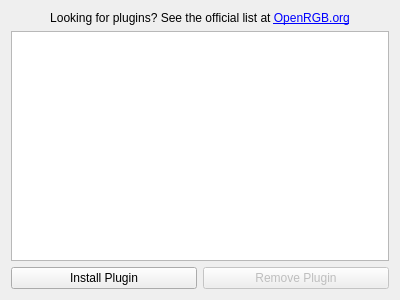
<?xml version="1.0" encoding="UTF-8"?>
<ui version="4.0">
 <class>OpenRGBPluginsPageUi</class>
 <widget class="QWidget" name="OpenRGBPluginsPageUi">
  <property name="geometry">
   <rect>
    <x>0</x>
    <y>0</y>
    <width>400</width>
    <height>300</height>
   </rect>
  </property>
  <property name="windowTitle">
   <string notr="true">Plugins Page</string>
  </property>
  <layout class="QGridLayout" name="gridLayout">
   <item row="1" column="0" colspan="2">
    <widget class="OpenRGBPluginsList" name="PluginsList">
     <property name="verticalScrollMode">
      <enum>QAbstractItemView::ScrollPerPixel</enum>
     </property>
    </widget>
   </item>
   <item row="2" column="0">
    <widget class="QPushButton" name="InstallPluginButton">
     <property name="text">
      <string>Install Plugin</string>
     </property>
    </widget>
   </item>
   <item row="2" column="1">
    <widget class="QPushButton" name="RemovePluginButton">
     <property name="enabled">
      <bool>false</bool>
     </property>
     <property name="text">
      <string>Remove Plugin</string>
     </property>
    </widget>
   </item>
   <item row="0" column="0" colspan="2">
    <widget class="QLabel" name="LinkLabel">
     <property name="text">
      <string>&lt;html&gt;&lt;head/&gt;&lt;body&gt;Looking for plugins? See the official list at &lt;a href=&quot;https://openrgb.org/plugins.html&quot;&gt;OpenRGB.org&lt;/a&gt;&lt;/body&gt;&lt;/html&gt;</string>
     </property>
     <property name="textFormat">
      <enum>Qt::RichText</enum>
     </property>
     <property name="alignment">
      <set>Qt::AlignCenter</set>
     </property>
     <property name="openExternalLinks">
      <bool>true</bool>
     </property>
    </widget>
   </item>
  </layout>
 </widget>
 <customwidgets>
  <customwidget>
   <class>OpenRGBPluginsList</class>
   <extends>QListWidget</extends>
   <header>qt/OpenRGBPluginsPage/OpenRGBPluginsList.h</header>
  </customwidget>
 </customwidgets>
 <resources/>
 <connections/>
</ui>
